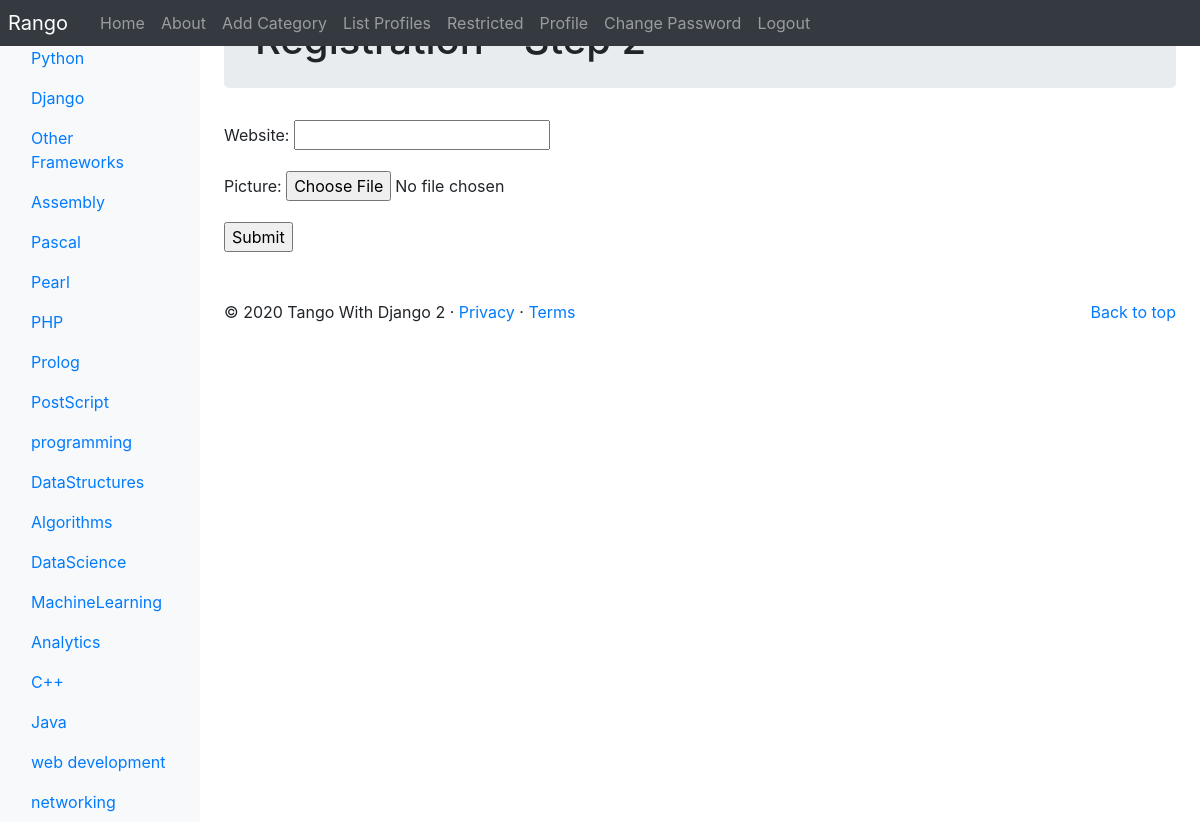
/rango/register_profile/ (signed in), run on the app's committed database.
### rango/models.py (models this page shows, shortened)
class Category(models.Model):
	name = models.CharField(max_length=128, unique=True)
	views = models.IntegerField(default=0)
	likes = models.IntegerField(default=0)
	slug = models.SlugField(unique=True)
	class Meta:
		verbose_name_plural = 'Categories'

### rango/views.py (the view, shortened to what this page needs)
# urls.py: path('register_profile/', views.register_profile, name='register_profile' ),
@login_required
def register_profile(request):
	form = UserProfileForm()
	context_dict = {'form':form}
	return render(request, 'rango/profile_registration.html', context_dict)

### rango/forms.py
class UserProfileForm(forms.ModelForm):
	website = forms.URLField(required=False)
	picture = forms.ImageField(required=False)
	class Meta:
		model = UserProfile
		exclude = ('user',)

### rango/templatetags/rango_template_tags.py (called while the page is built)
@register.inclusion_tag('rango/categories.html')
def get_category_list(current_category=None):
	return {'categories': Category.objects.all(), 'current_category': current_category}

### templates/rango/profile_registration.html (shortened to what this page needs)
{% extends "rango/base.html" %}
{% block body_block %}
<div class="jumbotron p-3">
	<div class="container">
		<h1 class="jumbotron-heading" >Registration - Step 2</h1>
	</div>
</div>
<div class="container">
	<div class="row">
		<form method="post" action="." enctype="mutlipart/form-data">
			{{ form.as_p }}
			<input type="submit" value="Submit">
		</form>
	</div>
</div>
{% endblock %}

### templates/rango/categories.html (shortened to what this page needs)
<ul class="nav flex-column">
	{% if categories %}
	{% for c in categories %}
	{% if c == current_category %}
	<li class="nav-item">
		<a class="nav-link active" href="{% url 'show_category' c.slug %}">
			<span data-feather="archive"></span>{{ c.name }}</a>
	</li>
	{% else %}
	<li class="nav-item">
		<a class="nav-link" href="{% url 'show_category' c.slug %}">
			{{ c.name }}</a>
	</li>
	{% endif %}
	{% endfor %}
	{% else %}
	<li class="nav-item">No categories Yet!</li>
	{% endif %}
</ul>

### data on the page
Category: name "Python"
Category: name "Django"
Category: name "Other Frameworks"
Category: name "Assembly"
Category: name "Pascal"
Category: name "Pearl"
Category: name "PHP"
Category: name "Prolog"
Category: name "PostScript"
Category: name "programming"
Category: name "DataStructures"
Category: name "Algorithms"
Category: name "DataScience"
Category: name "MachineLearning"
Category: name "Analytics"
Category: name "C++"
Category: name "Java"
Category: name "web development"
Category: name "networking"
